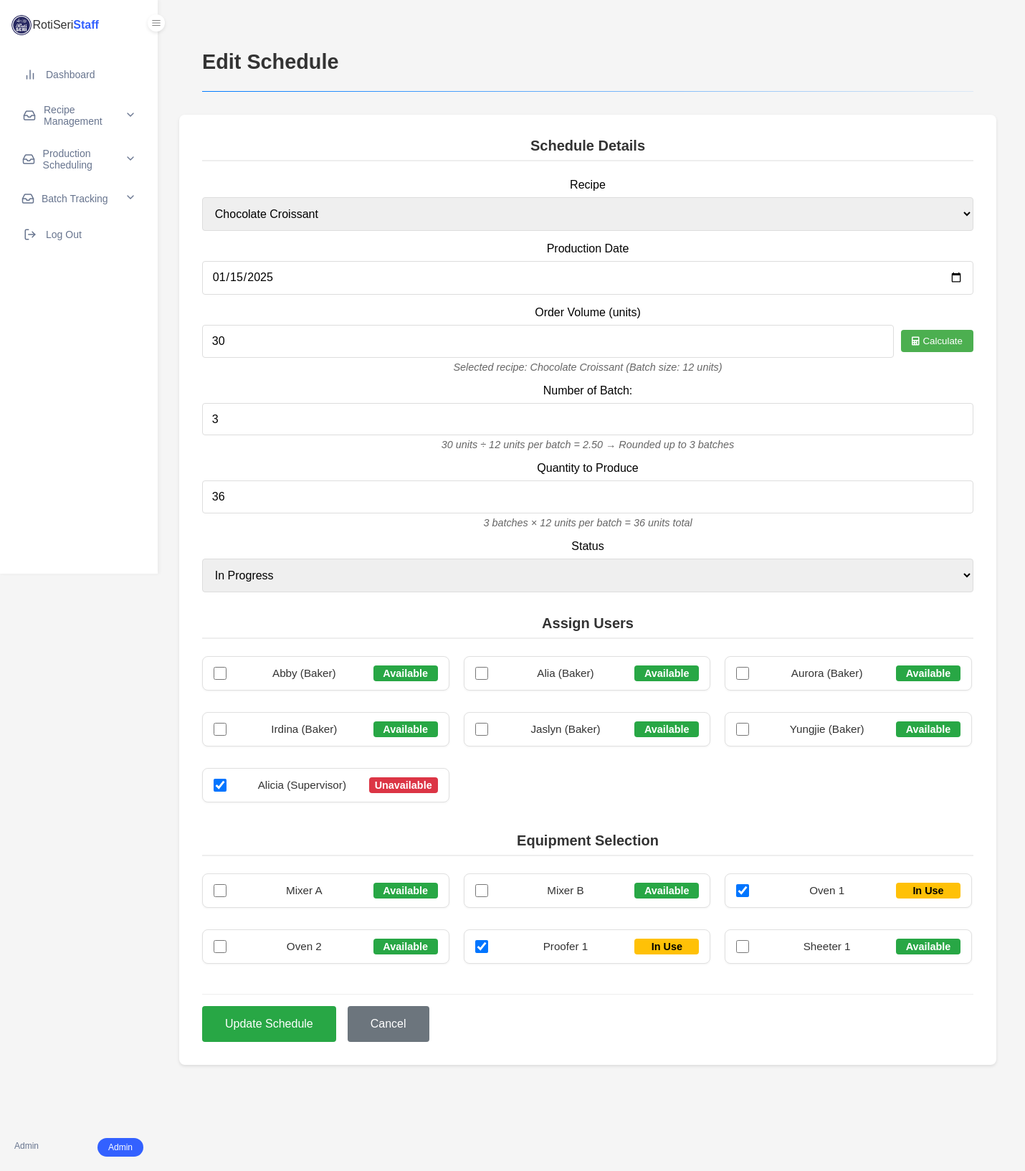
Before: /edit_schedule.php?id=7 (signed in) with the older database file.
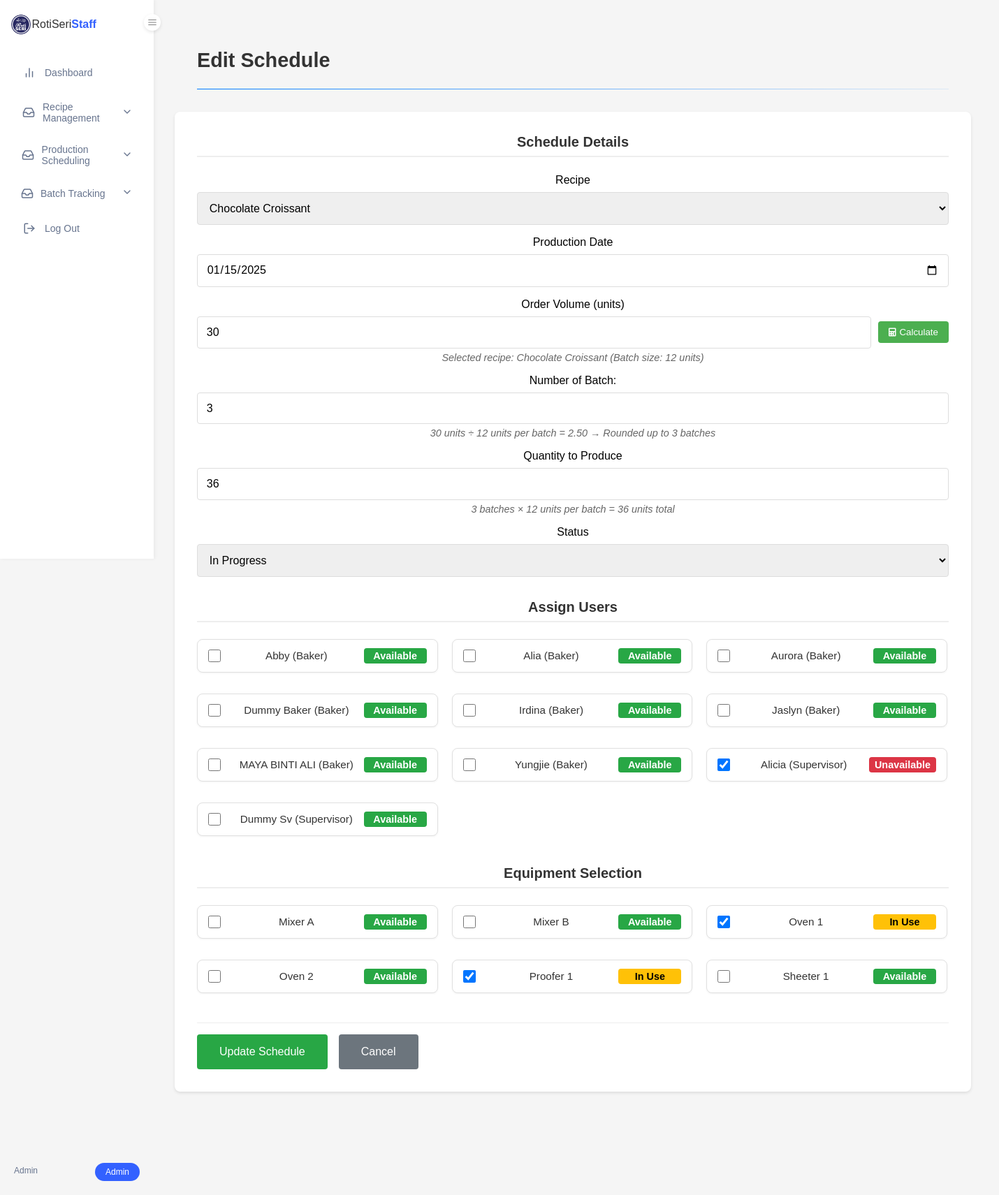
After: the same page with the newer database file.
### tables this page shows
CREATE TABLE `tbl_users` (
  `user_id` int(6) NOT NULL,
  `user_fullName` varchar(200) NOT NULL,
  `user_contact` varchar(100) NOT NULL,
  `user_address` text NOT NULL,
  `user_email` varchar(200) NOT NULL,
  `user_password` varchar(200) NOT NULL,
  `user_dateRegister` datetime NOT NULL DEFAULT current_timestamp(),
  `user_role` varchar(10) NOT NULL DEFAULT 'Baker',
  `reset_token` varchar(255) DEFAULT NULL,
  `token_expiry` datetime DEFAULT NULL
);

CREATE TABLE `tbl_equipments` (
  `equipment_id` int(6) NOT NULL,
  `equipment_name` varchar(100) NOT NULL,
  `equipment_description` text NOT NULL,
  `equipment_status` enum('Available','Maintenance','Out of Order') NOT NULL DEFAULT 'Available',
  `equipment_dateAdded` datetime NOT NULL DEFAULT current_timestamp()
);

### edit_schedule.php (the view, shortened to what the changed rows need)
<?php
require_once 'config/db_connection.php';
$schedule_id = $_GET['id'];
try {
    $stmt = $conn->prepare("SELECT s.*,
                           (SELECT COUNT(*) FROM tbl_batches WHERE schedule_id = s.schedule_id) as assigned_batches,
                           (SELECT COUNT(*) FROM tbl_batches WHERE schedule_id = s.schedule_id AND batch_status = 'Completed') as completed_batches
                           FROM tbl_schedule s
                           WHERE s.schedule_id = ?");
    $stmt->execute([$schedule_id]);
    $schedule = $stmt->fetch(PDO::FETCH_ASSOC);
    $stmt = $conn->query("SELECT user_id, user_fullName, user_role FROM tbl_users
                         WHERE user_role IN ('Baker', 'Supervisor')
                         ORDER BY user_role, user_fullName");
    $users = $stmt->fetchAll(PDO::FETCH_ASSOC);
    $stmt = $conn->prepare("SELECT user_id FROM tbl_schedule_assignments WHERE schedule_id = ?");
    $stmt->execute([$schedule_id]);
    $assigned_users = $stmt->fetchAll(PDO::FETCH_COLUMN);
    $stmt = $conn->prepare("SELECT equipment_id, equipment_name, equipment_status
                         FROM tbl_equipments
                         ORDER BY equipment_name");
    $stmt->execute();
    $equipment = $stmt->fetchAll(PDO::FETCH_ASSOC);
    $stmt = $conn->prepare("SELECT equipment_id FROM tbl_schedule_equipment WHERE schedule_id = ?");
    $stmt->execute([$schedule_id]);
    $assigned_equipment = $stmt->fetchAll(PDO::FETCH_COLUMN);
} catch (PDOException $e) {
    $error_message = "Error: " . $e->getMessage();
}
?>
<!DOCTYPE html>
<html lang="en">
<head>
    <link rel="stylesheet" href="css/style.css">
    <link rel="stylesheet" href="css/dashboard.css">
    <link rel="stylesheet" href="css/schedule.css">
    <link rel="stylesheet" href="https://cdnjs.cloudflare.com/ajax/libs/font-awesome/5.15.4/css/all.min.css">
</head>
<body>
    <?php include 'includes/dashboard_navigation.php'; ?>
    <main class="main-content">
        <div class="page-header">
            <h1>Edit Schedule</h1>
        </div>
        <form method="POST" class="schedule-form <?php echo $schedule['schedule_status'] === 'Completed' ? 'completed' : ''; ?>">
            <div class="form-section">
                <h2>Schedule Details</h2>
            </div>
            <div class="form-section">
                <h2>Assign Users</h2>
                <div class="user-selection">
                    <?php foreach ($users as $user): ?>
                        <div class="user-checkbox">
                            <input type="checkbox"
                                name="assigned_users[]"
                                value="<?php echo $user['user_id']; ?>"
                                <?php echo in_array($user['user_id'], $assigned_users) ? 'checked' : ''; ?>>
                            <span><?php echo htmlspecialchars($user['user_fullName']); ?>
                                (<?php echo $user['user_role']; ?>)</span>
                            <span class="status <?php echo in_array($user['user_id'], $assigned_users) ? 'unavailable' : 'available'; ?>">
                                <?php echo in_array($user['user_id'], $assigned_users) ? 'Unavailable' : 'Available'; ?>
                            </span>
                        </div>
                    <?php endforeach; ?>
                </div>
            </div>
            <div class="form-section">
                <h2>Equipment Selection</h2>
                <div class="equipment-selection">
                    <?php foreach ($equipment as $item): ?>
                        <div class="equipment-checkbox">
                            <input type="checkbox"
                                name="equipment[]"
                                value="<?php echo $item['equipment_id']; ?>"
                                <?php echo in_array($item['equipment_id'], $assigned_equipment) ? 'checked' : ''; ?>>
                            <span><?php echo htmlspecialchars($item['equipment_name']); ?></span>
                            <span class="status <?php echo in_array($item['equipment_id'], $assigned_equipment) ? 'in-use' : 'available'; ?>">
                                <?php echo in_array($item['equipment_id'], $assigned_equipment) ? 'In Use' : 'Available'; ?>
                            </span>
                        </div>
                    <?php endforeach; ?>
                </div>
            </div>
        </form>
    </main>
</body>
</html>

Changed rows visible on the page:
added tbl_users: user_fullName "Dummy Baker", user_role "Baker", shows "Available"
added tbl_users: user_fullName "MAYA BINTI ALI", user_role "Baker", shows "Available"
added tbl_users: user_fullName "Dummy Sv", user_role "Supervisor", shows "Available"
